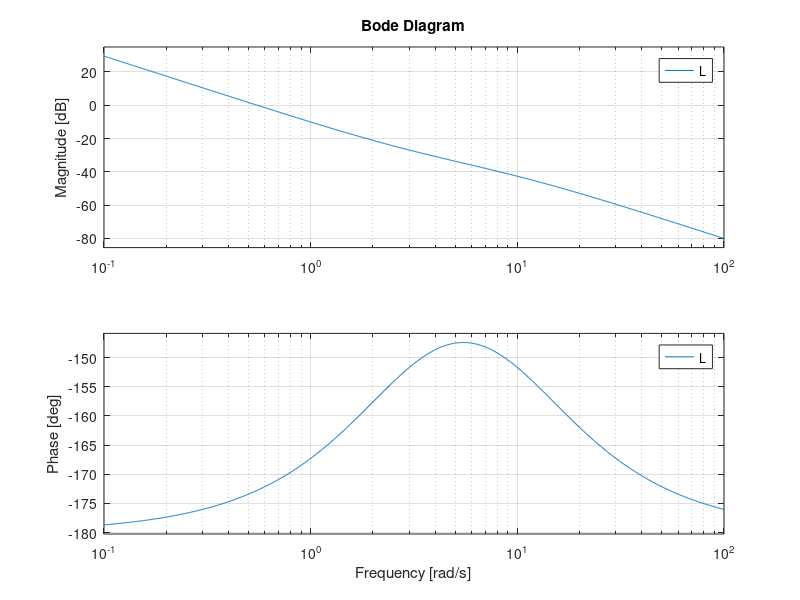

MATLAB code to generate this figure:
%% ECEN 4138 HW 9 Problem 6.6d
% - Ian Faber

%% Housekeeping
clc; clear; close all;

%% Setup
s = tf('s');

L = (s+3)/(s^2*(s+10));

%% Make Bode Plot
bode(L);
